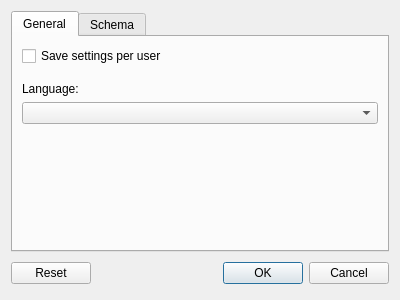
<?xml version="1.0" encoding="UTF-8"?>
<ui version="4.0">
 <class>PreferencesDialog</class>
 <widget class="QDialog" name="PreferencesDialog">
  <property name="geometry">
   <rect>
    <x>0</x>
    <y>0</y>
    <width>400</width>
    <height>300</height>
   </rect>
  </property>
  <property name="windowTitle">
   <string>Preferences</string>
  </property>
  <layout class="QVBoxLayout" name="verticalLayout">
   <item>
    <widget class="QTabWidget" name="tabWidget">
     <property name="currentIndex">
      <number>0</number>
     </property>
     <widget class="QWidget" name="tabGeneral">
      <attribute name="title">
       <string>General</string>
      </attribute>
      <layout class="QVBoxLayout" name="verticalLayout_4">
       <item>
        <widget class="QCheckBox" name="checkBoxSavePerUser">
         <property name="text">
          <string>Save settings per user</string>
         </property>
        </widget>
       </item>
       <item>
        <spacer name="verticalSpacer_3">
         <property name="orientation">
          <enum>Qt::Vertical</enum>
         </property>
         <property name="sizeType">
          <enum>QSizePolicy::Fixed</enum>
         </property>
         <property name="sizeHint" stdset="0">
          <size>
           <width>20</width>
           <height>10</height>
          </size>
         </property>
        </spacer>
       </item>
       <item>
        <widget class="QLabel" name="labelLanguage">
         <property name="text">
          <string>Language:</string>
         </property>
        </widget>
       </item>
       <item>
        <widget class="QComboBox" name="comboBoxLanguage"/>
       </item>
       <item>
        <spacer name="verticalSpacer_2">
         <property name="orientation">
          <enum>Qt::Vertical</enum>
         </property>
         <property name="sizeHint" stdset="0">
          <size>
           <width>20</width>
           <height>40</height>
          </size>
         </property>
        </spacer>
       </item>
      </layout>
     </widget>
     <widget class="QWidget" name="tabSchema">
      <attribute name="title">
       <string>Schema</string>
      </attribute>
      <layout class="QVBoxLayout" name="verticalLayout_2">
       <item>
        <widget class="QLabel" name="labelFont">
         <property name="text">
          <string>Font:</string>
         </property>
        </widget>
       </item>
       <item>
        <layout class="QGridLayout" name="gridLayout">
         <item row="0" column="0">
          <widget class="QLineEdit" name="lineEdit">
           <property name="readOnly">
            <bool>true</bool>
           </property>
          </widget>
         </item>
         <item row="0" column="1">
          <widget class="QPushButton" name="pushButtonFontChoose">
           <property name="text">
            <string>Choose</string>
           </property>
          </widget>
         </item>
        </layout>
       </item>
       <item>
        <spacer name="verticalSpacer_4">
         <property name="orientation">
          <enum>Qt::Vertical</enum>
         </property>
         <property name="sizeType">
          <enum>QSizePolicy::Fixed</enum>
         </property>
         <property name="sizeHint" stdset="0">
          <size>
           <width>20</width>
           <height>10</height>
          </size>
         </property>
        </spacer>
       </item>
       <item>
        <widget class="QLabel" name="labelColors">
         <property name="text">
          <string>Colors:</string>
         </property>
        </widget>
       </item>
       <item>
        <widget class="QListWidget" name="listWidgetColors"/>
       </item>
       <item>
        <spacer name="verticalSpacer_5">
         <property name="orientation">
          <enum>Qt::Vertical</enum>
         </property>
         <property name="sizeType">
          <enum>QSizePolicy::Fixed</enum>
         </property>
         <property name="sizeHint" stdset="0">
          <size>
           <width>20</width>
           <height>20</height>
          </size>
         </property>
        </spacer>
       </item>
      </layout>
     </widget>
    </widget>
   </item>
   <item>
    <layout class="QHBoxLayout">
     <property name="spacing">
      <number>6</number>
     </property>
     <property name="leftMargin">
      <number>0</number>
     </property>
     <property name="topMargin">
      <number>0</number>
     </property>
     <property name="rightMargin">
      <number>0</number>
     </property>
     <property name="bottomMargin">
      <number>0</number>
     </property>
     <item>
      <widget class="QPushButton" name="pushButtonReset">
       <property name="text">
        <string>Reset</string>
       </property>
      </widget>
     </item>
     <item>
      <spacer name="horizontalSpacer">
       <property name="orientation">
        <enum>Qt::Horizontal</enum>
       </property>
       <property name="sizeType">
        <enum>QSizePolicy::Fixed</enum>
       </property>
       <property name="sizeHint" stdset="0">
        <size>
         <width>20</width>
         <height>10</height>
        </size>
       </property>
      </spacer>
     </item>
     <item>
      <spacer>
       <property name="orientation">
        <enum>Qt::Horizontal</enum>
       </property>
       <property name="sizeHint" stdset="0">
        <size>
         <width>131</width>
         <height>31</height>
        </size>
       </property>
      </spacer>
     </item>
     <item>
      <widget class="QPushButton" name="pushButtonOK">
       <property name="text">
        <string>OK</string>
       </property>
       <property name="default">
        <bool>true</bool>
       </property>
      </widget>
     </item>
     <item>
      <widget class="QPushButton" name="pushButtonCancel">
       <property name="text">
        <string>Cancel</string>
       </property>
      </widget>
     </item>
    </layout>
   </item>
  </layout>
 </widget>
 <resources/>
 <connections>
  <connection>
   <sender>pushButtonOK</sender>
   <signal>clicked()</signal>
   <receiver>PreferencesDialog</receiver>
   <slot>accept()</slot>
   <hints>
    <hint type="sourcelabel">
     <x>278</x>
     <y>253</y>
    </hint>
    <hint type="destinationlabel">
     <x>96</x>
     <y>254</y>
    </hint>
   </hints>
  </connection>
  <connection>
   <sender>pushButtonCancel</sender>
   <signal>clicked()</signal>
   <receiver>PreferencesDialog</receiver>
   <slot>reject()</slot>
   <hints>
    <hint type="sourcelabel">
     <x>369</x>
     <y>253</y>
    </hint>
    <hint type="destinationlabel">
     <x>179</x>
     <y>282</y>
    </hint>
   </hints>
  </connection>
 </connections>
</ui>
